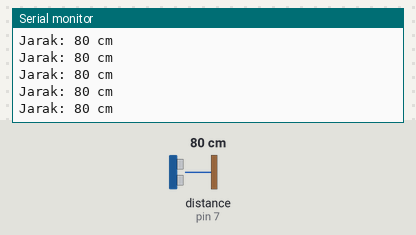
Bench run of a sketch on a simulated Arduino Uno, built with avr-gcc and run on an emulated ATmega328P. Shown: the last lines printed to the serial monitor. Wiring (inferred from the names in the program): ultrasonic range finder: trigger pin 7; echo pin 7. Inputs (shaded band) come from the test bench; at power-on: distance to the obstacle (sensor on pin 7) 80 cm. The echo pulse lasts 58.3 µs per cm.

Above: at 1.2 s.
1.3 s: distance to the obstacle (sensor on pin 7) set to 2 cm
At 1.38 s:
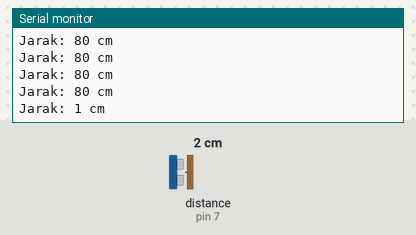
2.8 s: distance to the obstacle (sensor on pin 7) set to 250 cm
At 2.9 s:
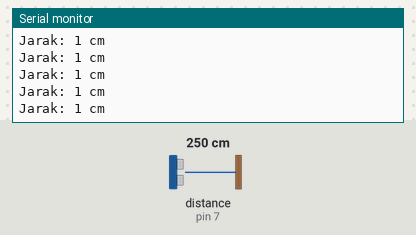
Timing chart, 0 to 5.8 s (numbered marks = the images above; inputs shaded):
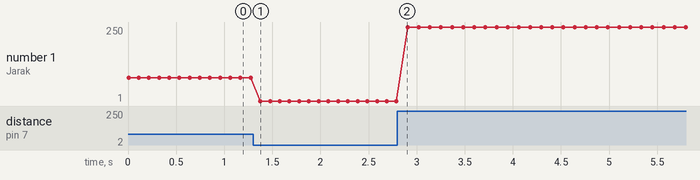

Measured:
- after the input at 1.3 s, the serial monitor: prints a new line after 0.08 s (image 1)
- plotted number 1: 80 → 1 after the input at 1.3 s, 1 → 250 after the input at 2.8 s

The sketch:

ultrasonic.ino
```cpp
int yaksarigen = 7;
long duration, cm;

void setup() {
  Serial.begin(9600);
}

void loop() {
  pinMode(yaksarigen, OUTPUT);

  digitalWrite(yaksarigen, LOW);
  delayMicroseconds(2);

  digitalWrite(yaksarigen, HIGH);
  delayMicroseconds(5);

  digitalWrite(yaksarigen, LOW);

  pinMode(yaksarigen, INPUT);
  duration = pulseIn(yaksarigen, HIGH);

  cm = duration / 29 / 2;

  Serial.print("Jarak: ");
  Serial.print(cm);
  Serial.println(" cm");

  delay(100);
}
```
